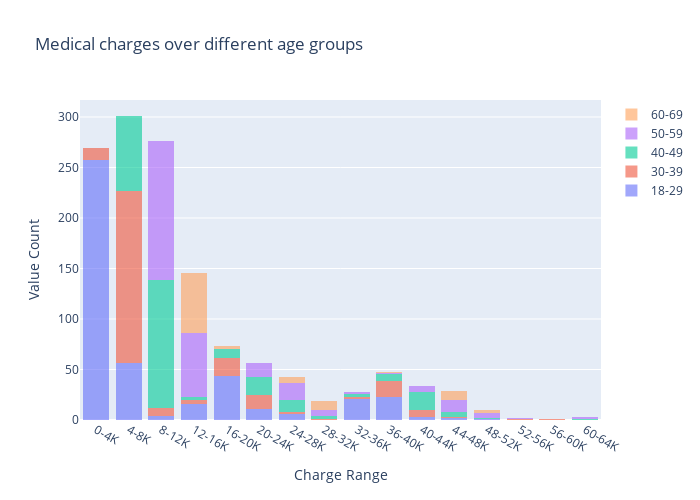

The cell this chart's notebook holds for it:
### Code cell
#### Charges VS Age
fig = go.Figure()

for age_range in df_plot.age_range.unique():
    fig.add_trace(go.Histogram(
        x=df_plot.loc[df_plot.age_range==age_range,"charge_range"],
        histnorm='',
        name=age_range, # name used in legend and hover labels
        opacity=0.6
    ))

fig.update_layout(width=700, height=500, barmode = 'stack', title = 'Medical charges over different age groups', 
          yaxis = dict(title = 'Value Count', automargin = True),
          xaxis = dict(title = 'Charge Range', automargin = True))
fig.update_xaxes(categoryarray=labels_charge)

fig.show()

### Figure 1 — Plotly figure (JSON) as saved in the notebook; plotly's stock layout.template omitted (floating-point values rounded to 4 significant figures; data arrays with more than 128 entries replaced by an {"elided": "..."} marker saying what was removed)
{"data": [{"histnorm": "", "name": "18-29", "opacity": 0.6, "type": "histogram", "x": {"elided": "444 str values"}}, {"histnorm": "", "name": "30-39", "opacity": 0.6, "type": "histogram", "x": {"elided": "257 str values"}}, {"histnorm": "", "name": "40-49", "opacity": 0.6, "type": "histogram", "x": {"elided": "281 str values"}}, {"histnorm": "", "name": "50-59", "opacity": 0.6, "type": "histogram", "x": {"elided": "265 str values"}}, {"histnorm": "", "name": "60-69", "opacity": 0.6, "type": "histogram", "x": ["24-28K", "12-16K", "12-16K", "12-16K", "28-32K", "12-16K", "44-48K", "28-32K", "44-48K", "12-16K", "12-16K", "48-52K", "12-16K", "12-16K", "12-16K", "28-32K", "44-48K", "12-16K", "44-48K", "48-52K", "12-16K", "12-16K", "12-16K", "12-16K", "12-16K", "12-16K", "16-20K", "24-28K", "12-16K", "12-16K", "12-16K", "28-32K", "44-48K", "44-48K", "12-16K", "28-32K", "12-16K", "24-28K", "12-16K", "12-16K", "12-16K", "12-16K", "12-16K", "12-16K", "12-16K", "28-32K", "12-16K", "16-20K", "12-16K", "12-16K", "24-28K", "44-48K", "12-16K", "12-16K", "12-16K", "24-28K", "12-16K", "12-16K", "16-20K", "12-16K", "12-16K", "12-16K", "28-32K", "12-16K", "12-16K", "12-16K", "12-16K", "12-16K", "12-16K", "12-16K", "12-16K", "12-16K", "12-16K", "36-40K", "12-16K", "12-16K", "12-16K", "12-16K", "12-16K", "12-16K", "12-16K", "12-16K", "12-16K", "48-52K", "24-28K", "44-48K", "44-48K", "28-32K", "12-16K", "12-16K", "28-32K"]}], "layout": {"barmode": "stack", "height": 500, "title": {"text": "Medical charges over different age groups"}, "width": 700, "xaxis": {"automargin": true, "categoryarray": ["0-4K", "4-8K", "8-12K", "12-16K", "16-20K", "20-24K", "24-28K", "28-32K", "32-36K", "36-40K", "40-44K", "44-48K", "48-52K", "52-56K", "56-60K", "60-64K", "64-68K", "68-72K", "72-76K", "76-80K"], "title": {"text": "Charge Range"}}, "yaxis": {"automargin": true, "title": {"text": "Value Count"}}}}
